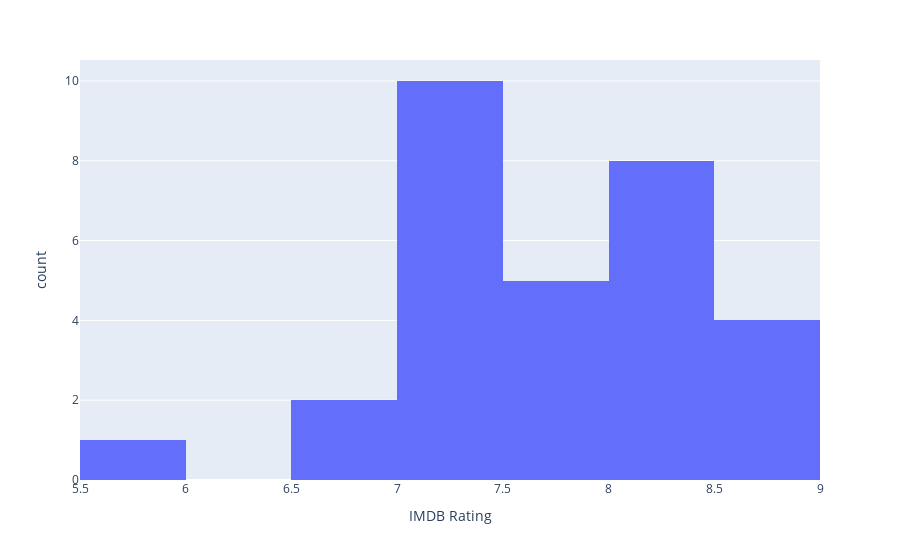

The notebook cell saved with this chart:
### Markdown cell above
## EDA

### Code cell
# We can see the rating is left skew
fig = px.histogram(df, x ='IMDB Rating', histfunc='count')
fig.show()

### Figure 1 — Plotly figure (JSON) as saved in the notebook; plotly's stock layout.template omitted (floating-point values rounded to 4 significant figures)
{"data": [{"alignmentgroup": "True", "bingroup": "x", "histfunc": "count", "hovertemplate": "IMDB Rating=%{x}<br>count=%{y}<extra></extra>", "legendgroup": "", "marker": {"color": "#636efa", "pattern": {"shape": ""}}, "name": "", "offsetgroup": "", "orientation": "v", "showlegend": false, "type": "histogram", "x": [8, 7.7, 8.2, 8.3, 8.8, 6.8, 7.6, 5.9, 7.9, 7.2, 7.2, 7.4, 8.6, 8.2, 7.4, 8.8, 7.8, 8.6, 7.3, 7.3, 6.6, 7.3, 8, 7.2, 8.1, 7.9, 7.1, 8.2, 8.1, 7.4], "xaxis": "x", "yaxis": "y"}], "layout": {"barmode": "relative", "legend": {"tracegroupgap": 0}, "margin": {"t": 60}, "xaxis": {"anchor": "y", "domain": [0, 1], "title": {"text": "IMDB Rating"}}, "yaxis": {"anchor": "x", "domain": [0, 1], "title": {"text": "count"}}}}
